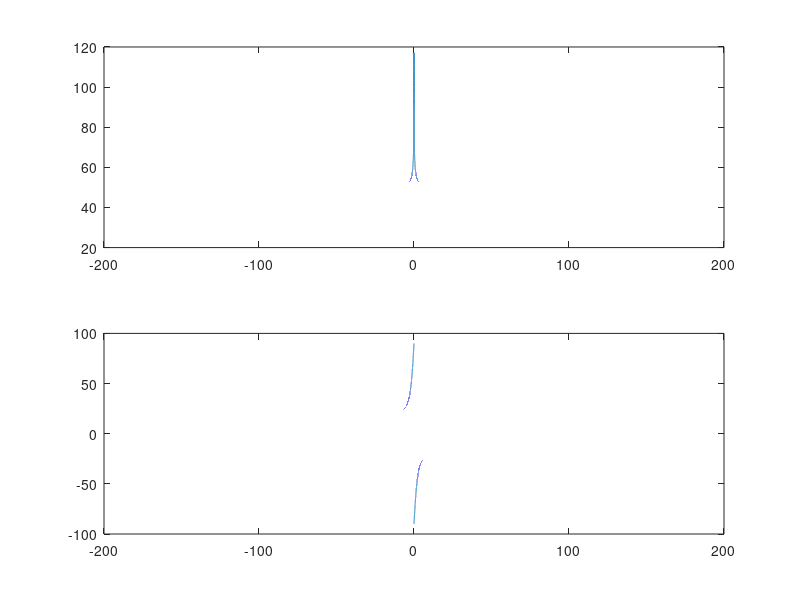

Source code (MATLAB):
clear all; close all;

f = -2e5:2e5;
s = 2*pi*1j*f;

%% Feedback model

Kp0 = 2.0e3;
x = 0.18;
Kp = x*Kp0;
Ki = 2*pi*2000*x*Kp0;
fl = 0.050e6;   % Hz of noise-limiting low-pass filter
sBW = 2*pi*fl;

Hfb = (Kp + Ki./s)*sBW./(s+sBW);

figure;
subplot(211); plot(f/1e3, 20*log10(abs(Hfb)));
subplot(212); plot(f/1e3, 180/pi*unwrap(angle(Hfb)));

